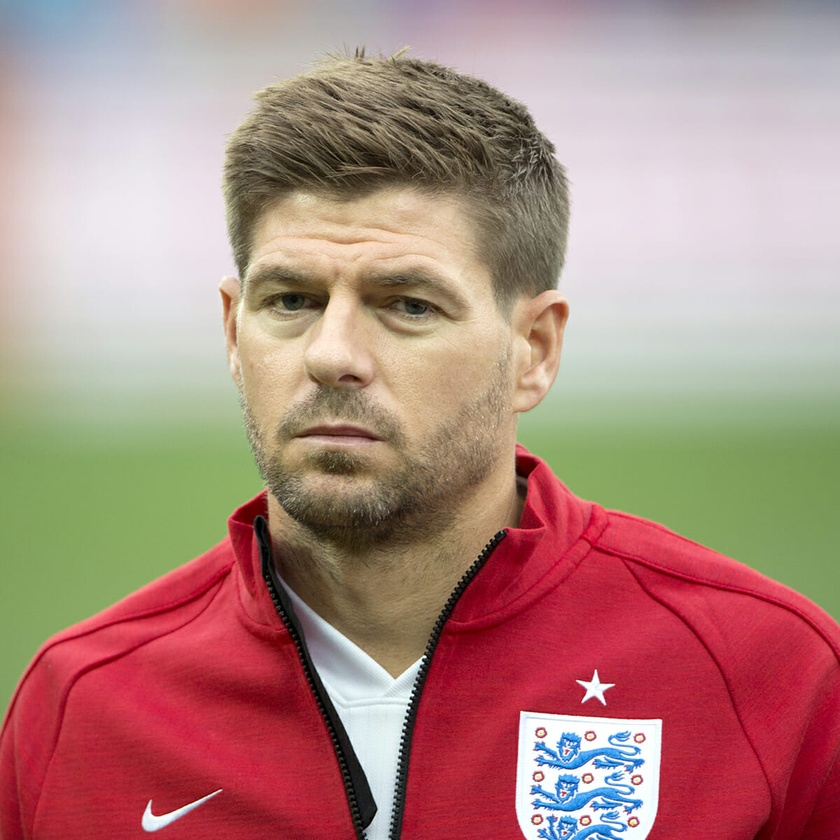
#> input picture original_images/gerrard.jpg, 840 x 840 px, shrunk from 1200 x 1200 before the run; its folder holds only this picture in this run
$ python main.py
#> lines starting #> are read from the running program, lines starting #| are printed output that depends on the picture
import os
import cv2


def convert_images(input_folder, output_folder):
    # Ensure output folder exists
#> called with input_folder = 'original_images', output_folder = 'processed_images'
    if not os.path.exists(output_folder):
        os.makedirs(output_folder)

    converted_images = []  # list of converted images

    # Iterate through images in the input folder
    for filename in os.listdir(input_folder):
        if filename.endswith(".jpg") or filename.endswith(".jpeg") or filename.endswith(".png"):
            # Read the input image
            image_path = os.path.join(input_folder, filename)
            image = cv2.imread(image_path)
#> image is the input picture: shape (840, 840, 3); mean B, G, R 128.7, 136.4, 174.7

            # Convert the image to grayscale
            gray_image = cv2.cvtColor(image, cv2.COLOR_BGR2GRAY)
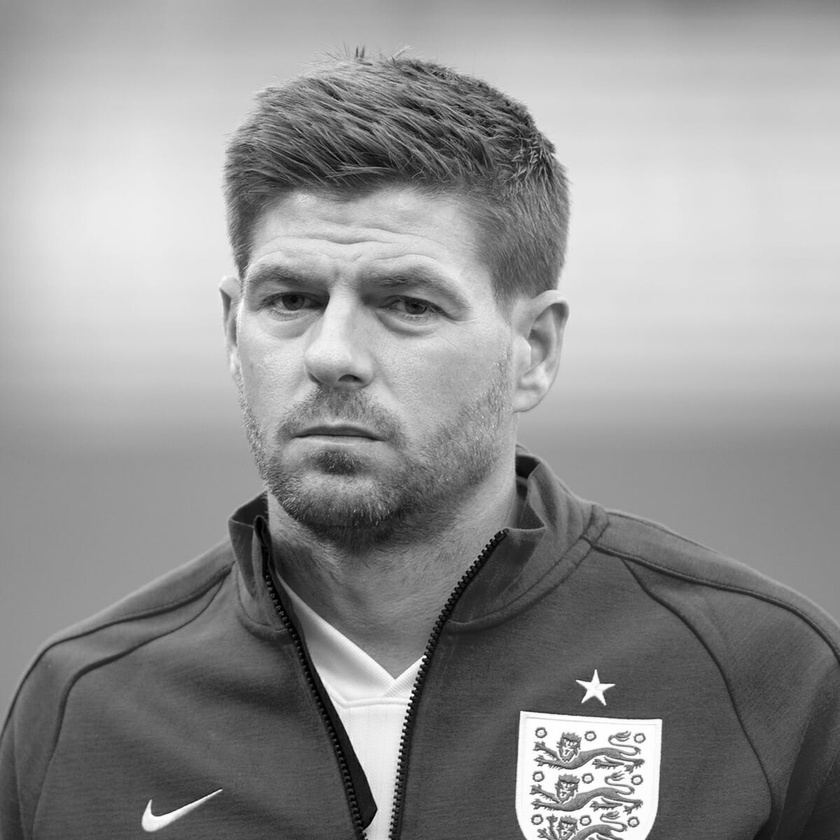
#> gray_image: shape (840, 840); min 0, max 255, mean 146.9

            # Invert the grayscale image
            inverted = 255 - gray_image
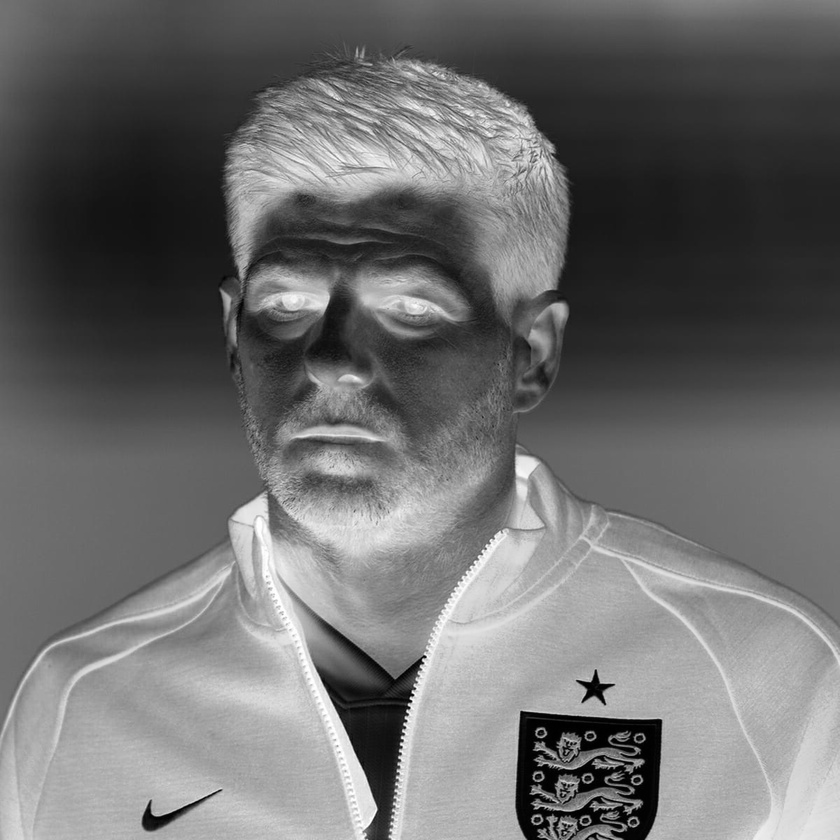
#> inverted: shape (840, 840); min 0, max 255, mean 108.1

            # Apply Gaussian blur to the inverted image
            blur = cv2.GaussianBlur(inverted, (21, 21), 0)
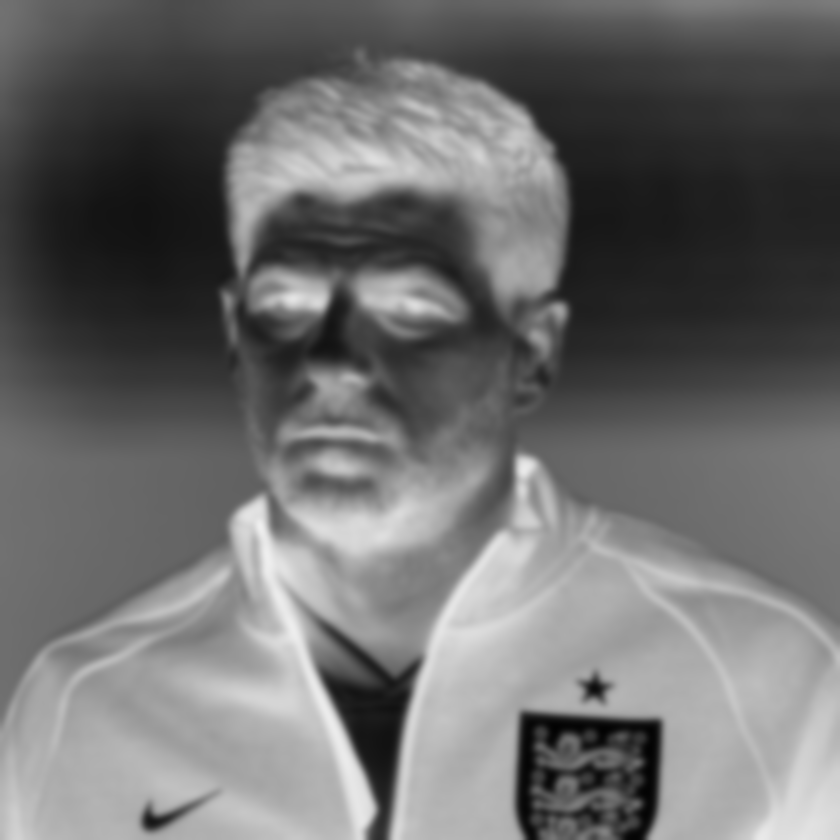
#> blur: shape (840, 840); min 2, max 239, mean 108.1

            # Invert the blurred image
            inverted_blur = 255 - blur
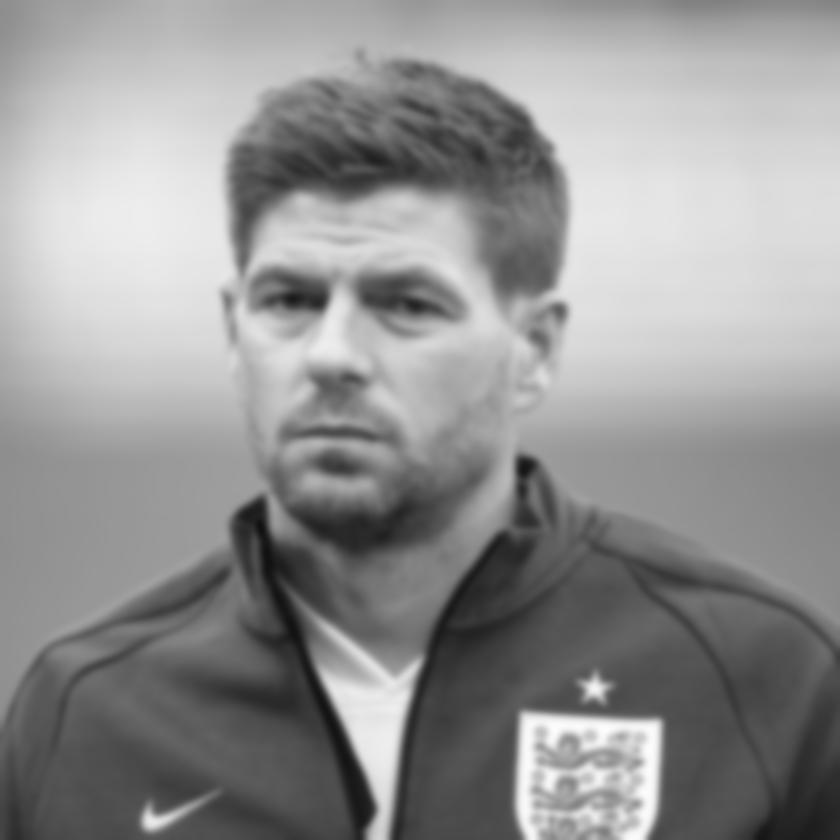
#> inverted_blur: shape (840, 840); min 16, max 253, mean 146.9

            # Create the sketch by dividing the grayscale image by the inverted blurred image
            sketch = cv2.divide(gray_image, inverted_blur, scale=256.0)
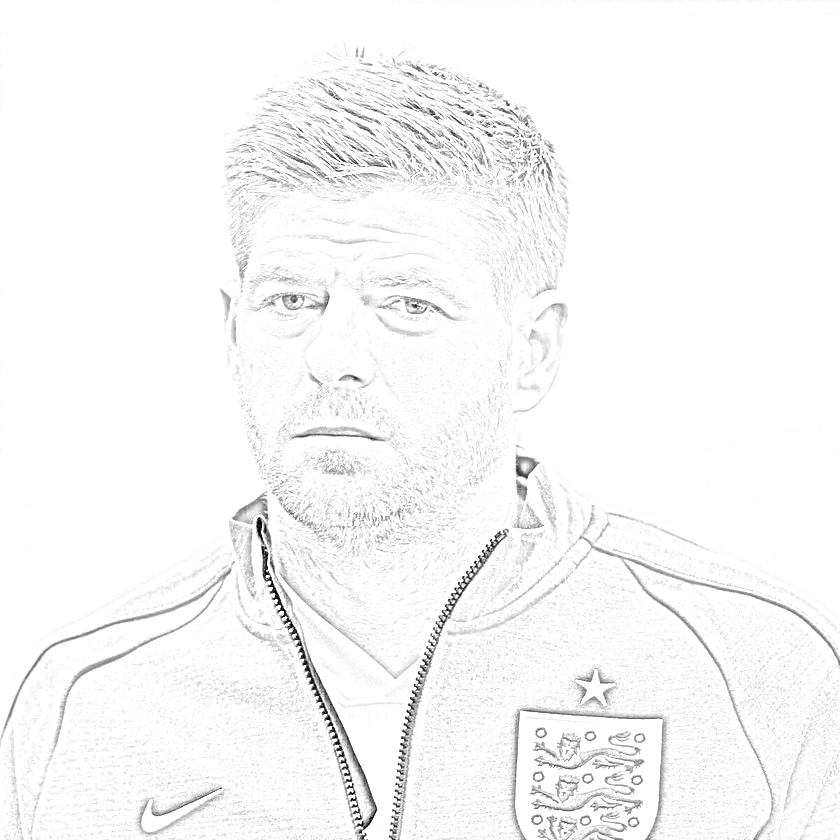
#> sketch: shape (840, 840); min 0, max 255, mean 248

            # Save the sketch image
            output_path = os.path.join(output_folder, f"sketch_{os.path.splitext(filename)[0]}.png")
            cv2.imwrite(output_path, sketch)

            # Add the filename to the list of converted images
            converted_images.append(filename)

    return converted_images


if __name__ == '__main__':
    input_folder = "original_images"
    output_folder = "processed_images"
    converted_images = convert_images(input_folder, output_folder)

    # Print a message indicating the completion of image conversion
    print("Image conversion completed.")

    # Print the list of converted images
    print("Converted images:")
    for image_name in converted_images:
        print(image_name)

    # Close all OpenCV windows
    cv2.destroyAllWindows()
